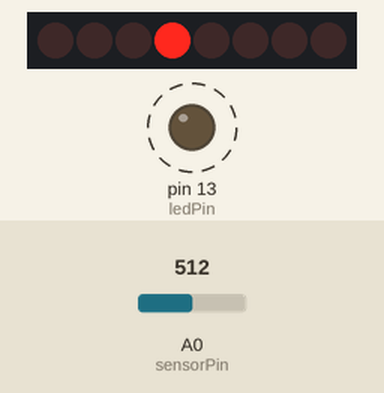
Bench run of a sketch on a simulated Arduino Uno, built with avr-gcc and run on an emulated ATmega328P. On the bench: 8 shift-register outputs drawn as a row of LEDs (first output left, lit = HIGH), output pins drawn as LEDs (lit = HIGH). Wiring (inferred from the names in the program): shift register (74HC595): data pin 2; shift clock pin 3; latch pin 4. Wiring (inferred from the signals the program sends): row of LEDs: on Q0, Q1, Q2, Q3, Q4, Q5, Q6, Q7. Dashed ring = blinking. The test bench sets the inputs (shaded band); at power-on: A0 (sensorPin) = 512. Pins used as bus, display or sensor lines are not drawn.

Above: at 3.3 s.
3.4 s: A0 (sensorPin) set to 5
At 3.9 s:
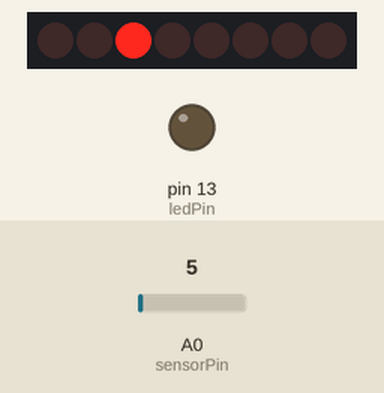
At 6.3 s:
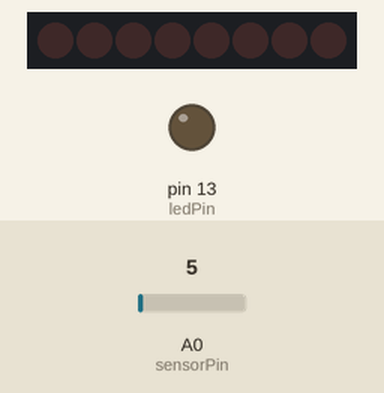
6.7 s: A0 (sensorPin) set to 25
At 7.6 s:
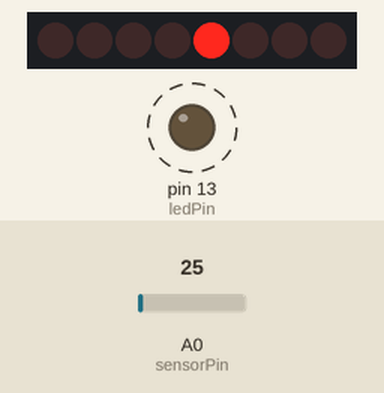
Timing chart, 0 to 16.7 s (numbered marks = the images above; inputs shaded):
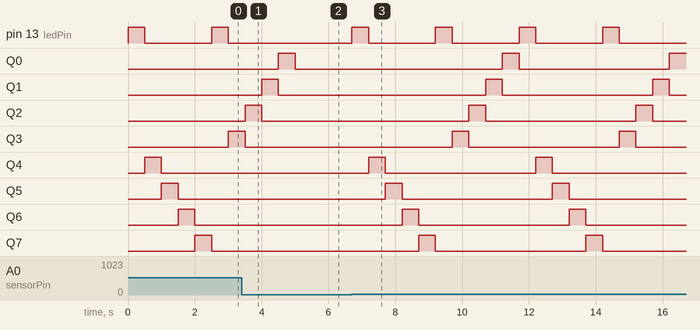

Measured:
- after the input at 3.4 s, pin 13 (ledPin): stays LOW (without the input it goes to HIGH after 1.6 s)
- after the input at 6.7 s, pin 13 (ledPin): alternates HIGH for 0.50 s and LOW for 2.0 s, starting at once; Q0: LOW → HIGH after 4.5 s, → LOW 0.50 s later, → HIGH 4.5 s later
- by itself, pin 13 (ledPin): alternates HIGH for 0.50 s and LOW for 2.0 s

The sketch:

Ng_Lab2_part2.ino
```cpp
//speaker
const int sensorPin = A0;  // analog pin of the sensor
const int THRESHOLD = 15;

//shift register1, red and yellow
int datapin = 2;
int clockpin = 3;
int latchpin = 4;

//yellow LEDs
int ledPin=13;

int alternative=0;
int val =0;

byte data = 0;
void setup(){
  pinMode(datapin, OUTPUT);
  pinMode(clockpin, OUTPUT);
  pinMode(latchpin, OUTPUT);
  pinMode(ledPin, OUTPUT);
}


void loop(){
  val = analogRead(sensorPin);
  if (val >= THRESHOLD && alternative==0){
        digitalWrite(ledPin, HIGH);
        delay(500);
        digitalWrite(ledPin, LOW);
        greenLine() ;
        alternative=1;
        val=0;
  }
  if (val >= THRESHOLD && alternative==1 ){
        digitalWrite(ledPin, HIGH);
        delay(500);
        digitalWrite(ledPin, LOW);
        redLine() ;
        alternative=0;
        val=0;
   }
}

void shiftWrite(int desiredPin, boolean desiredState){
  bitWrite(data,desiredPin,desiredState);
  shiftOut(datapin, clockpin, MSBFIRST, data);
  digitalWrite(latchpin, HIGH);
  digitalWrite(latchpin, LOW);
}

/*
greenLine()
*/
void greenLine()
{
  int index;
  int delayTime = 500;
  for(index = 4; index <= 7; index++){
    shiftWrite(index, HIGH);
    delay(delayTime);
    shiftWrite(index, LOW);
  }
}

/*
redLine()
*/
void redLine()
{
  int index;
  int delayTime = 500;
  for(index = 3; index >= 0; index--){
    shiftWrite(index, HIGH);
    delay(delayTime);
    shiftWrite(index, LOW);
  }
}
```
